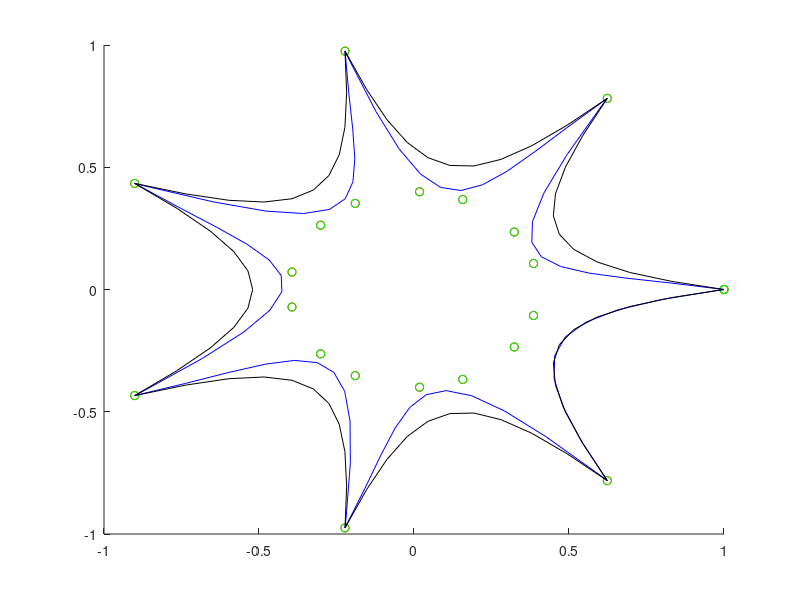

This figure's MATLAB source:
clear all
close all

points = [1 ,  0 ,   0 ; 
0.38558515906333923 ,  0.10641473531723022 ,   0 ; 
0.6234898018587336 ,  0.7818314824680297 ,   0 ; 
0.32360681891441345 ,  0.23511409759521484 ,   0 ; 
0.15721000730991364 ,  0.3678111135959625 ,   0 ; 
-0.22252093395631434 ,  0.9749279121818236 ,   0 ; 
0.017945928499102592 ,  0.3995972275733948 ,   0 ; 
-0.18954746425151825 ,  0.3522382080554962 ,   0 ; 
-0.900968867902419 ,  0.43388373911755823 ,   0 ; 
-0.3012285828590393 ,  0.26317548751831055 ,   0 ; 
-0.3935718238353729 ,  0.0714227557182312 ,   0 ; 
-0.9009688679024191 ,  -0.433883739117558 ,   0 ; 
-0.3935718238353729 ,  -0.0714227557182312 ,   0 ; 
-0.3012285828590393 ,  -0.26317548751831055 ,   0 ; 
-0.2225209339563146 ,  -0.9749279121818235 ,   0 ; 
-0.18954746425151825 ,  -0.3522382080554962 ,   0 ; 
0.017945928499102592 ,  -0.3995972275733948 ,   0 ; 
0.6234898018587334 ,  -0.7818314824680299 ,   0 ; 
0.15721000730991364 ,  -0.3678111135959625 ,   0 ; 
0.32360681891441345 ,  -0.23511409759521484 ,   0 ; 
0.38558515906333923 ,  -0.10641473531723022 ,   0 ; 
1 ,  0 ,   0 ];

points2 = [1 ,  0 ,   0 ; 
0.38558515906333923 ,  0.10641473531723022 ,   0 ; 
0.32360681891441345 ,  0.23511409759521484 ,   0 ; 
0.6234898018587336 ,  0.7818314824680297 ,   0 ; 
0.15721000730991364 ,  0.3678111135959625 ,   0 ; 
0.017945928499102592 ,  0.3995972275733948 ,   0 ; 
-0.22252093395631434 ,  0.9749279121818236 ,   0 ; 
-0.18954746425151825 ,  0.3522382080554962 ,   0 ; 
-0.3012285828590393 ,  0.26317548751831055 ,   0 ; 
-0.900968867902419 ,  0.43388373911755823 ,   0 ; 
-0.3935718238353729 ,  0.0714227557182312 ,   0 ; 
-0.3935718238353729 ,  -0.0714227557182312 ,   0 ; 
-0.9009688679024191 ,  -0.433883739117558 ,   0 ; 
-0.3012285828590393 ,  -0.26317548751831055 ,   0 ; 
-0.18954746425151825 ,  -0.3522382080554962 ,   0 ; 
-0.2225209339563146 ,  -0.9749279121818235 ,   0 ; 
0.017945928499102592 ,  -0.3995972275733948 ,   0 ; 
0.15721000730991364 ,  -0.3678111135959625 ,   0 ; 
0.6234898018587334 ,  -0.7818314824680299 ,   0 ; 
0.32360681891441345 ,  -0.23511409759521484 ,   0 ; 
0.38558515906333923 ,  -0.10641473531723022 ,   0 ; 
1 ,  0 ,   0 ];


discret = [1 ,  0 ; 
0.8299494385719299 ,  0.026316463947296143 ; 
0.6842861175537109 ,  0.04655345529317856 ; 
0.5647347569465637 ,  0.06703602522611618 ; 
0.473020076751709 ,  0.09408921748399734 ; 
0.4108668565750122 ,  0.13403809070587158 ; 
0.3799998164176941 ,  0.19320768117904663 ; 
0.38214370608329773 ,  0.277923047542572 ; 
0.41902321577072144 ,  0.3945092558860779 ; 
0.4923631250858307 ,  0.5492913126945496 ; 
0.6038881540298462 ,  0.7485942840576172 ; 
0.6234897971153259 ,  0.7818315029144287 ; 0.49688997864723206 ,  0.6652886271476746 ; 
0.39024844765663147 ,  0.5640220046043396 ; 
0.2996954619884491 ,  0.4833236634731293 ; 
0.22136126458644867 ,  0.4284856617450714 ; 
0.15137608349323273 ,  0.40480002760887146 ; 
0.08587014675140381 ,  0.41755884885787964 ; 
0.020973682403564453 ,  0.4720541834831238 ; 
-0.047183066606521606 ,  0.5735780596733093 ; 
-0.12246987968683243 ,  0.7274225354194641 ; 
-0.20875650644302368 ,  0.9388797283172607 ; 
-0.22252093255519867 ,  0.9749279022216797 ; -0.2103377729654312 ,  0.8032848834991455 ; 
-0.19765424728393555 ,  0.6567704677581787 ; 
-0.19102059304714203 ,  0.5356587171554565 ; 
-0.1969870775938034 ,  0.4402236342430115 ; 
-0.22210396826267242 ,  0.37073928117752075 ; 
-0.27292150259017944 ,  0.32747966051101685 ; 
-0.355989933013916 ,  0.3107188642024994 ; 
-0.4778595566749573 ,  0.32073086500167847 ; 
-0.64508056640625 ,  0.3577897548675537 ; 
-0.8642033338546753 ,  0.4221695363521576 ; 
-0.9009688496589661 ,  0.4338837265968323 ; -0.7591769099235535 ,  0.33639124035835266 ; 
-0.6367192268371582 ,  0.2549574077129364 ; 
-0.5378942489624023 ,  0.1846318393945694 ; 
-0.4670001268386841 ,  0.1204642504453659 ; 
-0.42833518981933594 ,  0.05750429257750511 ; 
-0.42619767785072327 ,  -0.009198383428156376 ; 
-0.4648858606815338 ,  -0.08459410816431046 ; 
-0.5486980080604553 ,  -0.17363321781158447 ; 
-0.6819324493408203 ,  -0.28126606345176697 ; 
-0.8688873648643494 ,  -0.4124429523944855 ; 
-0.9009688496589661 ,  -0.4338837265968323 ; -0.736340343952179 ,  -0.383811891078949 ; 
-0.596321702003479 ,  -0.33884382247924805 ; 
-0.4797225594520569 ,  -0.30542659759521484 ; 
-0.38535258173942566 ,  -0.29000717401504517 ; 
-0.31202128529548645 ,  -0.299032598733902 ; 
-0.25853830575942993 ,  -0.33894985914230347 ; 
-0.22371326386928558 ,  -0.4162059724330902 ; 
-0.2063557207584381 ,  -0.5372479557991028 ; 
-0.2052752673625946 ,  -0.7085227966308594 ; 
-0.21928153932094574 ,  -0.9364774823188782 ; 
-0.22252093255519867 ,  -0.9749279022216797 ; -0.1590244621038437 ,  -0.8149968385696411 ; 
-0.10688172280788422 ,  -0.6774887442588806 ; 
-0.060310009866952896 ,  -0.565492570400238 ; 
-0.01352666225284338 ,  -0.4820972979068756 ; 
0.03925099968910217 ,  -0.4303918480873108 ; 
0.10380565375089645 ,  -0.4134651720523834 ; 
0.18591998517513275 ,  -0.43440625071525574 ; 
0.29137665033340454 ,  -0.4963040053844452 ; 
0.4259583353996277 ,  -0.6022473573684692 ; 
0.5954477190971375 ,  -0.7553253173828125 ; 
0.6234897971153259 ,  -0.7818315029144287 ; 0.5381713509559631 ,  -0.6165968179702759 ; 
0.48044508695602417 ,  -0.47836968302726746 ; 
0.4518168270587921 ,  -0.36402300000190735 ; 
0.4537924826145172 ,  -0.270429790019989 ; 
0.4878779351711273 ,  -0.19446299970149994 ; 
0.5555791258811951 ,  -0.1329956203699112 ; 
0.6584019064903259 ,  -0.08290063589811325 ; 
0.7978522181510925 ,  -0.04105100408196449 ; 
0.9754359126091003 ,  -0.004319715313613415 ; 
1 ,  0 ];

discret2 = [1 ,  0 ; 
0.8320580720901489 ,  0.032988693565130234 ; 
0.6961188912391663 ,  0.06968886405229568 ; 
0.5910389423370361 ,  0.11247491091489792 ; 
0.515674889087677 ,  0.1637212336063385 ; 
0.468883216381073 ,  0.2258022427558899 ; 
0.449520468711853 ,  0.30109232664108276 ; 
0.456443190574646 ,  0.3919658958911896 ; 
0.4885079562664032 ,  0.5007973313331604 ; 
0.5445713400840759 ,  0.6299610733985901 ; 
0.6234897971153259 ,  0.7818314433097839 ; 
0.6234897971153259 ,  0.7818315029144287 ; 0.49298810958862305 ,  0.6710972785949707 ; 
0.37953805923461914 ,  0.5876979231834412 ; 
0.2805703282356262 ,  0.5322198271751404 ; 
0.1935156136751175 ,  0.5052493810653687 ; 
0.11580459028482437 ,  0.507373034954071 ; 
0.04486795514822006 ,  0.5391772389411926 ; 
-0.021863602101802826 ,  0.6012483835220337 ; 
-0.08695939183235168 ,  0.6941729187965393 ; 
-0.1529887318611145 ,  0.8185372948646545 ; 
-0.22252091765403748 ,  0.9749279022216797 ; 
-0.22252093255519867 ,  0.9749279022216797 ; -0.21731193363666534 ,  0.8038559556007385 ; 
-0.22284263372421265 ,  0.6631584763526917 ; 
-0.24117347598075867 ,  0.5511923432350159 ; 
-0.2743648588657379 ,  0.466314435005188 ; 
-0.32447725534439087 ,  0.4068816006183624 ; 
-0.39357104897499084 ,  0.3712506890296936 ; 
-0.48370668292045593 ,  0.3577785789966583 ; 
-0.5969445705413818 ,  0.3648221492767334 ; 
-0.735345184803009 ,  0.39073824882507324 ; 
-0.9009688496589661 ,  0.4338837265968323 ; -0.7639716863632202 ,  0.3312946856021881 ; 
-0.6574183106422424 ,  0.2392471581697464 ; 
-0.5813087224960327 ,  0.15510578453540802 ; 
-0.5356429815292358 ,  0.07623519748449326 ; 
-0.5204210877418518 ,  -6.98515378871889e-9 ; 
-0.5356429815292358 ,  -0.07623521238565445 ; 
-0.5813087224960327 ,  -0.1551057994365692 ; 
-0.6574183106422424 ,  -0.2392471730709076 ; 
-0.7639716863632202 ,  -0.3312946856021881 ; 
-0.9009688496589661 ,  -0.4338837265968323 ; -0.7353451251983643 ,  -0.39073824882507324 ; 
-0.5969445705413818 ,  -0.3648221492767334 ; 
-0.48370665311813354 ,  -0.3577785789966583 ; 
-0.39357101917266846 ,  -0.3712506890296936 ; 
-0.3244772255420685 ,  -0.4068816006183624 ; 
-0.2743648588657379 ,  -0.466314435005188 ; 
-0.24117347598075867 ,  -0.5511923432350159 ; 
-0.22284263372421265 ,  -0.6631584763526917 ; 
-0.21731193363666534 ,  -0.8038559556007385 ; 
-0.22252093255519867 ,  -0.9749279022216797 ; -0.1529887467622757 ,  -0.8185372948646545 ; 
-0.08695940673351288 ,  -0.6941729784011841 ; 
-0.02186361327767372 ,  -0.6012483835220337 ; 
0.04486794397234917 ,  -0.5391772389411926 ; 
0.11580457538366318 ,  -0.507373034954071 ; 
0.1935155987739563 ,  -0.5052493810653687 ; 
0.2805703282356262 ,  -0.5322198271751404 ; 
0.37953805923461914 ,  -0.5876979231834412 ; 
0.49298810958862305 ,  -0.6710972785949707 ; 
0.6234897971153259 ,  -0.7818314433097839 ; 
0.6234897971153259 ,  -0.7818315029144287 ; 0.5445713400840759 ,  -0.6299610733985901 ; 
0.4885079860687256 ,  -0.5007973313331604 ; 
0.456443190574646 ,  -0.3919658958911896 ; 
0.449520468711853 ,  -0.30109232664108276 ; 
0.468883216381073 ,  -0.2258022576570511 ; 
0.515674889087677 ,  -0.1637212485074997 ; 
0.5910389423370361 ,  -0.11247491836547852 ; 
0.6961188912391663 ,  -0.06968886405229568 ; 
0.8320580720901489 ,  -0.03298869729042053 ; 
1 ,  -2.94998381278333e-9 ; 
1 ,  0 ];

figure, hold on
plot(points(:,1), points(:,2), 'or') 
plot(points2(:,1), points2(:,2), 'og')
plot(discret(:,1), discret(:,2), 'b')
plot(discret2(:,1), discret2(:,2), 'k')